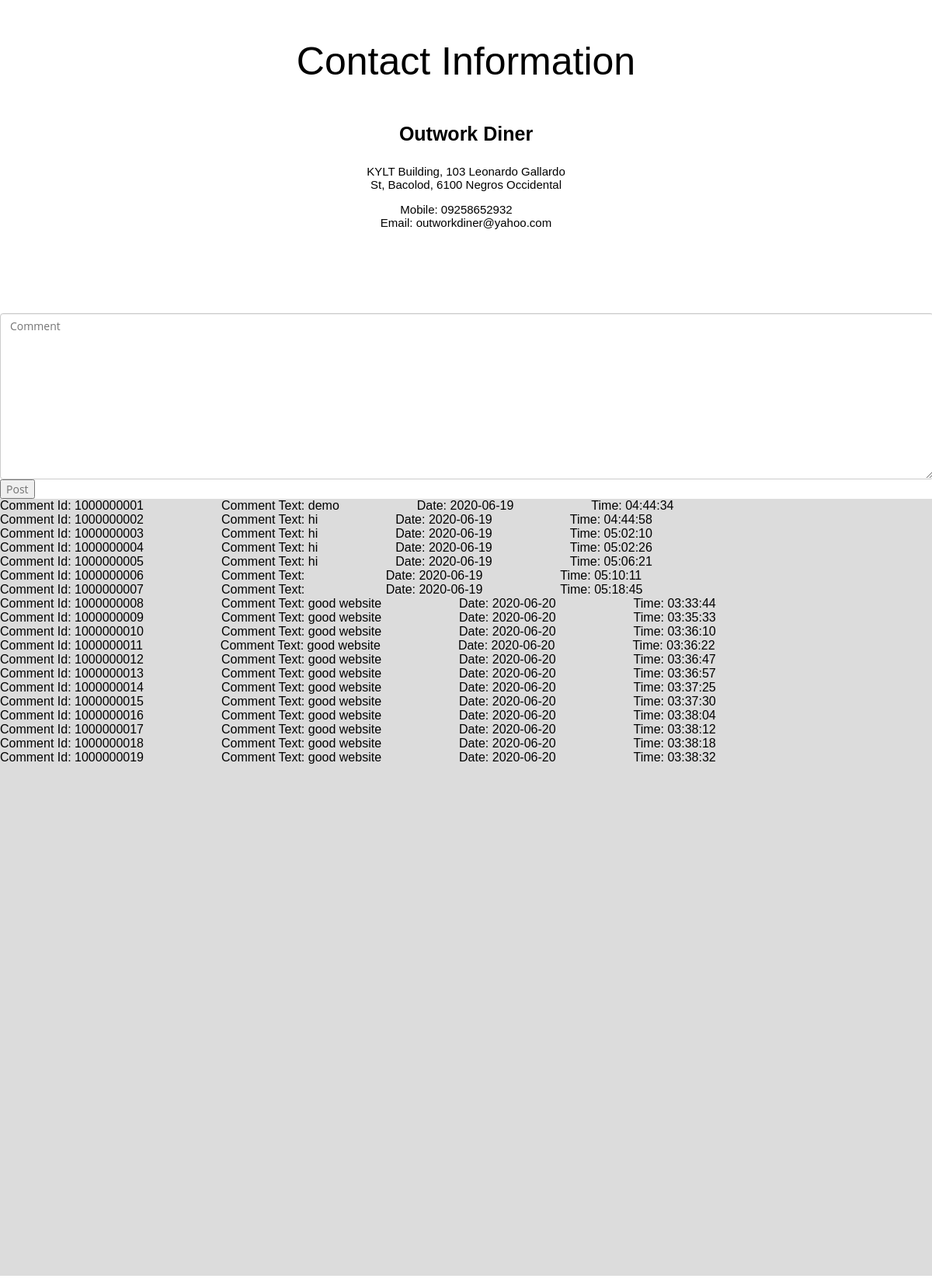
The app's page /interface/contact_us/index.php with its own data.
### tables this page shows
CREATE TABLE IF NOT EXISTS `tbl_comments` (
  `com_id` int(10) unsigned NOT NULL AUTO_INCREMENT,
  `stu_id` int(7) NOT NULL DEFAULT '0',
  `com_text` blob NOT NULL,
  `com_date_added` date NOT NULL DEFAULT '0000-00-00',
  `com_time_added` time NOT NULL DEFAULT '00:00:00',
  `com_status` int(1) NOT NULL DEFAULT '1',
  PRIMARY KEY (`com_id`)
);

### interface/contact_us/index.php (the view, shortened to what this page needs)
<!DOCTYPE html>
<html>
    <?php
    $host = "localhost";
    $username = "root";
    $password = "";
    $connect = @mysqli_connect($host, $username, $password) or die("Unable to connest to host");
    ?>
    <head>
        <link rel="stylesheet" type="text/css" href="css/contact_us_style.css">
    </head>
    <body>
        <div class="content_contact_us">
            <p style="text-align: center; font-size: 50px;">Contact Information</p>
            <div class="contact_information1">
                <p style="text-align: center; font-size: 25px; font-weight: bold;">Outwork Diner</p>
                <p style="text-align: center; font-size: 15px;">KYLT Building, 103 Leonardo Gallardo</br>St, Bacolod, 6100 Negros Occidental</p>
                <div class="contact_details">
                    <label>Mobile: 09258652932 &nbsp&nbsp&nbsp&nbsp&nbsp</label> </br>
                    Email: outworkdiner@yahoo.com
                </div>
            </div>
            <form method="post">
                <textarea class="comment_box" width="250" height="250" name="comment" placeholder="Comment"></textarea>
                <input type="submit" value="Post" name="submit_comment">
            </form>
            <div class="comment_display">
            <?php
                $sql_select = "SELECT * FROM tbl_comments";
                $dbrecord = mysqli_query($connect, $sql_select) or die ("Unable to connect to table");
                while($row = mysqli_fetch_assoc($dbrecord)) {
                    $get_comment_text = $row["com_text"];
                    $get_date = $row["com_date_added"];
                    $get_time = $row["com_time_added"];
                    $get_comment_id = $row["com_id"];
                    echo "<label style='margin: 0 auto;'>Comment Id: $get_comment_id</label>";
                    echo "<label style='margin-left: 100px;'>Comment Text: $get_comment_text</label>";
                    echo "<label style='margin-left: 100px;'>Date: $get_date</label>";
                    echo "<label style='margin-left: 100px;'>Time: $get_time</label></br>";
                }
                ?>
            </div>
        </div>
    </body>
</html>

### css/contact_us_style.css (style rules this page uses)
body { margin: 0 auto; font-family: Arial, Helvetica, sans-serif; }
.content_contact_us { width: 100%; height: 1600px; margin: 0 auto; margin-top: 20px; }
.contact_information1 { margin: 0 auto; margin-top: 50px; height: 225px; width: 350px; }
.contact_details { text-align: center; font-size: 15px; }
textarea.comment_box { height: 200px; }
.comment_box { margin-top: 20px; display: block; width: 98%; height: 34px; padding: 6px 12px; font-size: 14px; line-height: 1.428571429; color: #555; vertical-align: middle; background-color: #fff; background-image: none; border: 1px solid #ccc; border-radius: 4px; -webkit-box-shadow: inset 0 1px 1px rgba(0, 0, 0, 0.075); box-shadow: inset 0 1px 1px rgba(0, 0, 0, 0.075); -webkit-transition: border-color ease-in-out .15s, box-shadow ease-in-out .15s; transition: border-color ease-in-out .15s, box-shadow ease-in-out .15s }
input, textarea { font: 14px 'Open Sans', sans-serif; font-style: normal; font-weight: normal; font-size: 14px; line-height: normal; font-weight: normal; font-style: normal; line-height: 23px; color: #727272; }
.comment_display { width: 100%; height: 1000px; background-color: #dcdcdc; }

### records on screen
tbl_comments: com_id "1000000001", com_text "demo", com_date_added "2020-06-19", com_time_added "04:44:34"
tbl_comments: com_id "1000000002", com_text "hi", com_date_added "2020-06-19", com_time_added "04:44:58"
tbl_comments: com_id "1000000003", com_text "hi", com_date_added "2020-06-19", com_time_added "05:02:10"
tbl_comments: com_id "1000000004", com_text "hi", com_date_added "2020-06-19", com_time_added "05:02:26"
tbl_comments: com_id "1000000005", com_text "hi", com_date_added "2020-06-19", com_time_added "05:06:21"
tbl_comments: com_id "1000000006", com_date_added "2020-06-19", com_time_added "05:10:11"
tbl_comments: com_id "1000000007", com_date_added "2020-06-19", com_time_added "05:18:45"
tbl_comments: com_id "1000000008", com_text "good website", com_date_added "2020-06-20", com_time_added "03:33:44"
tbl_comments: com_id "1000000009", com_text "good website", com_date_added "2020-06-20", com_time_added "03:35:33"
tbl_comments: com_id "1000000010", com_text "good website", com_date_added "2020-06-20", com_time_added "03:36:10"
tbl_comments: com_id "1000000011", com_text "good website", com_date_added "2020-06-20", com_time_added "03:36:22"
tbl_comments: com_id "1000000012", com_text "good website", com_date_added "2020-06-20", com_time_added "03:36:47"
tbl_comments: com_id "1000000013", com_text "good website", com_date_added "2020-06-20", com_time_added "03:36:57"
tbl_comments: com_id "1000000014", com_text "good website", com_date_added "2020-06-20", com_time_added "03:37:25"
tbl_comments: com_id "1000000015", com_text "good website", com_date_added "2020-06-20", com_time_added "03:37:30"
tbl_comments: com_id "1000000016", com_text "good website", com_date_added "2020-06-20", com_time_added "03:38:04"
tbl_comments: com_id "1000000017", com_text "good website", com_date_added "2020-06-20", com_time_added "03:38:12"
tbl_comments: com_id "1000000018", com_text "good website", com_date_added "2020-06-20", com_time_added "03:38:18"
tbl_comments: com_id "1000000019", com_text "good website", com_date_added "2020-06-20", com_time_added "03:38:32"
